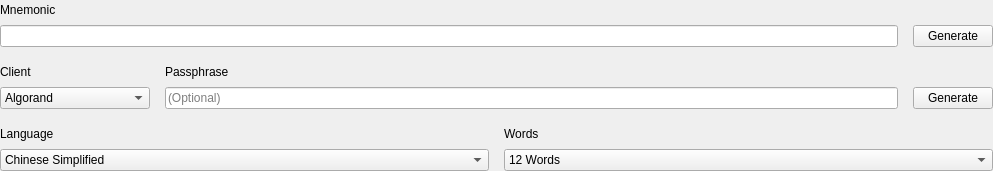
            <widget class="QWidget" name="fromMnemonicQStackedWidget">
             <layout class="QVBoxLayout" name="verticalLayout_7">
              <property name="spacing">
               <number>15</number>
              </property>
              <property name="leftMargin">
               <number>0</number>
              </property>
              <property name="topMargin">
               <number>0</number>
              </property>
              <property name="rightMargin">
               <number>0</number>
              </property>
              <property name="bottomMargin">
               <number>0</number>
              </property>
              <item>
               <widget class="QFrame" name="MnemonicQFrame">
                <layout class="QVBoxLayout" name="MnemonicVLayout">
                 <property name="spacing">
                  <number>5</number>
                 </property>
                 <property name="leftMargin">
                  <number>0</number>
                 </property>
                 <property name="topMargin">
                  <number>0</number>
                 </property>
                 <property name="rightMargin">
                  <number>0</number>
                 </property>
                 <property name="bottomMargin">
                  <number>0</number>
                 </property>
                 <item>
                  <widget class="QFrame" name="MnemonicLabelQFrame">
                   <layout class="QHBoxLayout" name="MnemonicLabelHLayout">
                    <property name="spacing">
                     <number>15</number>
                    </property>
                    <property name="leftMargin">
                     <number>0</number>
                    </property>
                    <property name="topMargin">
                     <number>0</number>
                    </property>
                    <property name="rightMargin">
                     <number>0</number>
                    </property>
                    <property name="bottomMargin">
                     <number>0</number>
                    </property>
                    <item>
                     <widget class="QLabel" name="MnemonicQLabel">
                      <property name="text">
                       <string>Mnemonic</string>
                      </property>
                     </widget>
                    </item>
                    <item>
                     <spacer name="MnemonicLabelHSpacer">
                      <property name="orientation">
                       <enum>Qt::Horizontal</enum>
                      </property>
                      <property name="sizeHint" stdset="0">
                       <size>
                        <width>764</width>
                        <height>20</height>
                       </size>
                      </property>
                     </spacer>
                    </item>
                   </layout>
                  </widget>
                 </item>
                 <item>
                  <widget class="QFrame" name="frame_13">
                   <layout class="QHBoxLayout" name="horizontalLayout_10">
                    <property name="spacing">
                     <number>15</number>
                    </property>
                    <property name="leftMargin">
                     <number>0</number>
                    </property>
                    <property name="topMargin">
                     <number>0</number>
                    </property>
                    <property name="rightMargin">
                     <number>0</number>
                    </property>
                    <property name="bottomMargin">
                     <number>0</number>
                    </property>
                    <item>
                     <widget class="QLineEdit" name="MnemonicQLineEdit"/>
                    </item>
                    <item>
                     <widget class="QFrame" name="MGenerateQFrame">
                      <layout class="QVBoxLayout" name="GenerateMnemonicVLayout">
                       <property name="spacing">
                        <number>15</number>
                       </property>
                       <property name="leftMargin">
                        <number>0</number>
                       </property>
                       <property name="topMargin">
                        <number>0</number>
                       </property>
                       <property name="rightMargin">
                        <number>0</number>
                       </property>
                       <property name="bottomMargin">
                        <number>0</number>
                       </property>
                       <item>
                        <widget class="QPushButton" name="MGenerateQPushButton">
                         <property name="text">
                          <string>Generate</string>
                         </property>
                        </widget>
                       </item>
                      </layout>
                     </widget>
                    </item>
                   </layout>
                  </widget>
                 </item>
                </layout>
               </widget>
              </item>
              <item>
               <widget class="QFrame" name="frame_15">
                <layout class="QHBoxLayout" name="horizontalLayout_12">
                 <property name="spacing">
                  <number>15</number>
                 </property>
                 <property name="leftMargin">
                  <number>0</number>
                 </property>
                 <property name="topMargin">
                  <number>0</number>
                 </property>
                 <property name="rightMargin">
                  <number>0</number>
                 </property>
                 <property name="bottomMargin">
                  <number>0</number>
                 </property>
                 <item>
                  <widget class="QFrame" name="ClientQFrame_2">
                   <property name="minimumSize">
                    <size>
                     <width>150</width>
                     <height>0</height>
                    </size>
                   </property>
                   <layout class="QVBoxLayout" name="ClientVLayout_2">
                    <property name="spacing">
                     <number>5</number>
                    </property>
                    <property name="leftMargin">
                     <number>0</number>
                    </property>
                    <property name="topMargin">
                     <number>0</number>
                    </property>
                    <property name="rightMargin">
                     <number>0</number>
                    </property>
                    <property name="bottomMargin">
                     <number>0</number>
                    </property>
                    <item>
                     <widget class="QFrame" name="ClientLabelQFrame_2">
                      <layout class="QHBoxLayout" name="MStrengthLabelHLayout_4">
                       <property name="spacing">
                        <number>15</number>
                       </property>
                       <property name="leftMargin">
                        <number>0</number>
                       </property>
                       <property name="topMargin">
                        <number>0</number>
                       </property>
                       <property name="rightMargin">
                        <number>0</number>
                       </property>
                       <property name="bottomMargin">
                        <number>0</number>
                       </property>
                       <item>
                        <widget class="QLabel" name="ClientQLabel_2">
                         <property name="text">
                          <string>Client</string>
                         </property>
                        </widget>
                       </item>
                       <item>
                        <spacer name="ClientLabelHSpacer_2">
                         <property name="orientation">
                          <enum>Qt::Horizontal</enum>
                         </property>
                         <property name="sizeHint" stdset="0">
                          <size>
                           <width>40</width>
                           <height>20</height>
                          </size>
                         </property>
                        </spacer>
                       </item>
                      </layout>
                     </widget>
                    </item>
                    <item>
                     <widget class="QComboBox" name="ClientQComboBox_2">
                      <item>
                       <property name="text">
                        <string>Algorand</string>
                       </property>
                      </item>
                      <item>
                       <property name="text">
                        <string>BIP39</string>
                       </property>
                      </item>
                      <item>
                       <property name="text">
                        <string>Cardano</string>
                       </property>
                      </item>
                      <item>
                       <property name="text">
                        <string>Electrum V1</string>
                       </property>
                      </item>
                      <item>
                       <property name="text">
                        <string>Electrum V2</string>
                       </property>
                      </item>
                      <item>
                       <property name="text">
                        <string>Monero</string>
                       </property>
                      </item>
                     </widget>
                    </item>
                   </layout>
                  </widget>
                 </item>
                 <item>
                  <widget class="QFrame" name="MPassphraseQFrame">
                   <layout class="QVBoxLayout" name="EPassphraseVLayout_2">
                    <property name="spacing">
                     <number>5</number>
                    </property>
                    <property name="leftMargin">
                     <number>0</number>
                    </property>
                    <property name="topMargin">
                     <number>0</number>
                    </property>
                    <property name="rightMargin">
                     <number>0</number>
                    </property>
                    <property name="bottomMargin">
                     <number>0</number>
                    </property>
                    <item>
                     <widget class="QFrame" name="MPassphraseLabelQFrame">
                      <layout class="QHBoxLayout" name="MPassphraseLabelHLayout">
                       <property name="spacing">
                        <number>15</number>
                       </property>
                       <property name="leftMargin">
                        <number>0</number>
                       </property>
                       <property name="topMargin">
                        <number>0</number>
                       </property>
                       <property name="rightMargin">
                        <number>0</number>
                       </property>
                       <property name="bottomMargin">
                        <number>0</number>
                       </property>
                       <item>
                        <widget class="QLabel" name="MPassphraseQLabel">
                         <property name="text">
                          <string>Passphrase</string>
                         </property>
                        </widget>
                       </item>
                       <item>
                        <spacer name="MPassphraseLabelHSpacer">
                         <property name="orientation">
                          <enum>Qt::Horizontal</enum>
                         </property>
                         <property name="sizeHint" stdset="0">
                          <size>
                           <width>764</width>
                           <height>20</height>
                          </size>
                         </property>
                        </spacer>
                       </item>
                      </layout>
                     </widget>
                    </item>
                    <item>
                     <widget class="QFrame" name="frame_19">
                      <layout class="QHBoxLayout" name="horizontalLayout_16">
                       <property name="spacing">
                        <number>15</number>
                       </property>
                       <property name="leftMargin">
                        <number>0</number>
                       </property>
                       <property name="topMargin">
                        <number>0</number>
                       </property>
                       <property name="rightMargin">
                        <number>0</number>
                       </property>
                       <property name="bottomMargin">
                        <number>0</number>
                       </property>
                       <item>
                        <widget class="QLineEdit" name="MPassphraseQLineEdit">
                         <property name="placeholderText">
                          <string>(Optional)</string>
                         </property>
                        </widget>
                       </item>
                       <item>
                        <widget class="QPushButton" name="pushButton_2">
                         <property name="text">
                          <string>Generate</string>
                         </property>
                        </widget>
                       </item>
                      </layout>
                     </widget>
                    </item>
                   </layout>
                  </widget>
                 </item>
                </layout>
               </widget>
              </item>
              <item>
               <widget class="QFrame" name="frame_14">
                <property name="frameShadow">
                 <enum>QFrame::Raised</enum>
                </property>
                <layout class="QHBoxLayout" name="horizontalLayout_11">
                 <property name="spacing">
                  <number>15</number>
                 </property>
                 <property name="leftMargin">
                  <number>0</number>
                 </property>
                 <property name="topMargin">
                  <number>0</number>
                 </property>
                 <property name="rightMargin">
                  <number>0</number>
                 </property>
                 <property name="bottomMargin">
                  <number>0</number>
                 </property>
                 <item>
                  <widget class="QFrame" name="MLanguageQFrame">
                   <layout class="QVBoxLayout" name="MLanguageVLayout">
                    <property name="spacing">
                     <number>5</number>
                    </property>
                    <property name="leftMargin">
                     <number>0</number>
                    </property>
                    <property name="topMargin">
                     <number>0</number>
                    </property>
                    <property name="rightMargin">
                     <number>0</number>
                    </property>
                    <property name="bottomMargin">
                     <number>0</number>
                    </property>
                    <item>
                     <widget class="QWidget" name="MLanguageLabelQWidget" native="true">
                      <layout class="QHBoxLayout" name="MLanguageLabelHLayout">
                       <property name="spacing">
                        <number>15</number>
                       </property>
                       <property name="leftMargin">
                        <number>0</number>
                       </property>
                       <property name="topMargin">
                        <number>0</number>
                       </property>
                       <property name="rightMargin">
                        <number>0</number>
                       </property>
                       <property name="bottomMargin">
                        <number>0</number>
                       </property>
                       <item>
                        <widget class="QLabel" name="MLanguageQLabel">
                         <property name="text">
                          <string>Language</string>
                         </property>
                        </widget>
                       </item>
                       <item>
                        <spacer name="MLanguageLabelHSpacer">
                         <property name="orientation">
                          <enum>Qt::Horizontal</enum>
                         </property>
                         <property name="sizeHint" stdset="0">
                          <size>
                           <width>40</width>
                           <height>20</height>
                          </size>
                         </property>
                        </spacer>
                       </item>
                      </layout>
                     </widget>
                    </item>
                    <item>
                     <widget class="QComboBox" name="MLanguageQComboBox">
                      <item>
                       <property name="text">
                        <string>Chinese Simplified</string>
                       </property>
                      </item>
                      <item>
                       <property name="text">
                        <string>Chinese Traditional</string>
                       </property>
                      </item>
                      <item>
                       <property name="text">
                        <string>English</string>
                       </property>
                      </item>
                      <item>
                       <property name="text">
                        <string>French</string>
                       </property>
                      </item>
                      <item>
                       <property name="text">
                        <string>Italian</string>
                       </property>
                      </item>
                      <item>
                       <property name="text">
                        <string>Korean</string>
                       </property>
                      </item>
                      <item>
                       <property name="text">
                        <string>Japanese</string>
                       </property>
                      </item>
                      <item>
                       <property name="text">
                        <string>Spanish</string>
                       </property>
                      </item>
                     </widget>
                    </item>
                   </layout>
                  </widget>
                 </item>
                 <item>
                  <widget class="QFrame" name="MWordsQFrame">
                   <layout class="QVBoxLayout" name="MStrengthVLayout">
                    <property name="spacing">
                     <number>5</number>
                    </property>
                    <property name="leftMargin">
                     <number>0</number>
                    </property>
                    <property name="topMargin">
                     <number>0</number>
                    </property>
                    <property name="rightMargin">
                     <number>0</number>
                    </property>
                    <property name="bottomMargin">
                     <number>0</number>
                    </property>
                    <item>
                     <widget class="QFrame" name="MWordsLabelQFrame">
                      <layout class="QHBoxLayout" name="MStrengthLabelHLayout">
                       <property name="spacing">
                        <number>15</number>
                       </property>
                       <property name="leftMargin">
                        <number>0</number>
                       </property>
                       <property name="topMargin">
                        <number>0</number>
                       </property>
                       <property name="rightMargin">
                        <number>0</number>
                       </property>
                       <property name="bottomMargin">
                        <number>0</number>
                       </property>
                       <item>
                        <widget class="QLabel" name="MWordsQLabel">
                         <property name="text">
                          <string>Words</string>
                         </property>
                        </widget>
                       </item>
                       <item>
                        <spacer name="MWordsLabelHSpacer">
                         <property name="orientation">
                          <enum>Qt::Horizontal</enum>
                         </property>
                         <property name="sizeHint" stdset="0">
                          <size>
                           <width>40</width>
                           <height>20</height>
                          </size>
                         </property>
                        </spacer>
                       </item>
                      </layout>
                     </widget>
                    </item>
                    <item>
                     <widget class="QComboBox" name="MWordsQComboBox">
                      <item>
                       <property name="text">
                        <string>12 Words</string>
                       </property>
                      </item>
                     </widget>
                    </item>
                   </layout>
                  </widget>
                 </item>
                </layout>
               </widget>
              </item>
             </layout>
            </widget>
